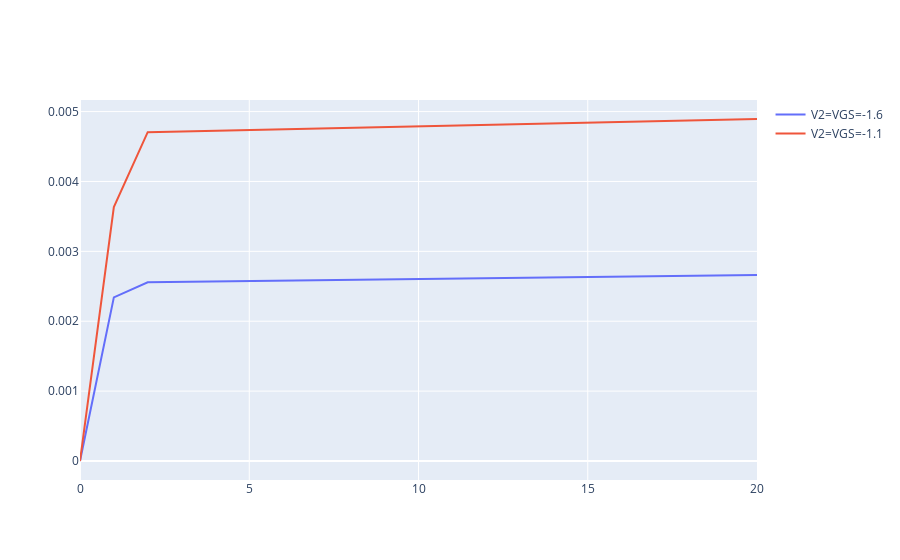

Source (notebook cell):
### Code cell
def graph3(data, sel=[-1.1,-1.6]):
    fig=go.Figure()
    for v2 in data.keys():
        if v2 in sel:
            fig.add_trace(go.Scatter(y=list(data[v2].keys()),x=list(data[v2].values()),name=f"V2={f"VGS={v2}"}"))
    fig.show()
graph3(data2)

### Figure 1 — Plotly figure (JSON) as saved in the notebook; plotly's stock layout.template omitted (floating-point values rounded to 4 significant figures)
{"data": [{"name": "V2=VGS=-1.6", "type": "scatter", "x": [0, 1, 2, 3, 4, 5, 6, 7, 8, 9, 10, 11, 12, 13, 14, 15, 16, 17, 18, 19, 20], "y": [2.089e-12, 0.002341, 0.002558, 0.002564, 0.002569, 0.002575, 0.002581, 0.002586, 0.002592, 0.002598, 0.002604, 0.002609, 0.002615, 0.002621, 0.002626, 0.002632, 0.002638, 0.002644, 0.002649, 0.002655, 0.002661]}, {"name": "V2=VGS=-1.1", "type": "scatter", "x": [0, 1, 2, 3, 4, 5, 6, 7, 8, 9, 10, 11, 12, 13, 14, 15, 16, 17, 18, 19, 20], "y": [1.555e-12, 0.003633, 0.004705, 0.004716, 0.004726, 0.004737, 0.004747, 0.004758, 0.004768, 0.004779, 0.004789, 0.0048, 0.00481, 0.00482, 0.004831, 0.004841, 0.004852, 0.004862, 0.004873, 0.004883, 0.004894]}], "layout": {}}
